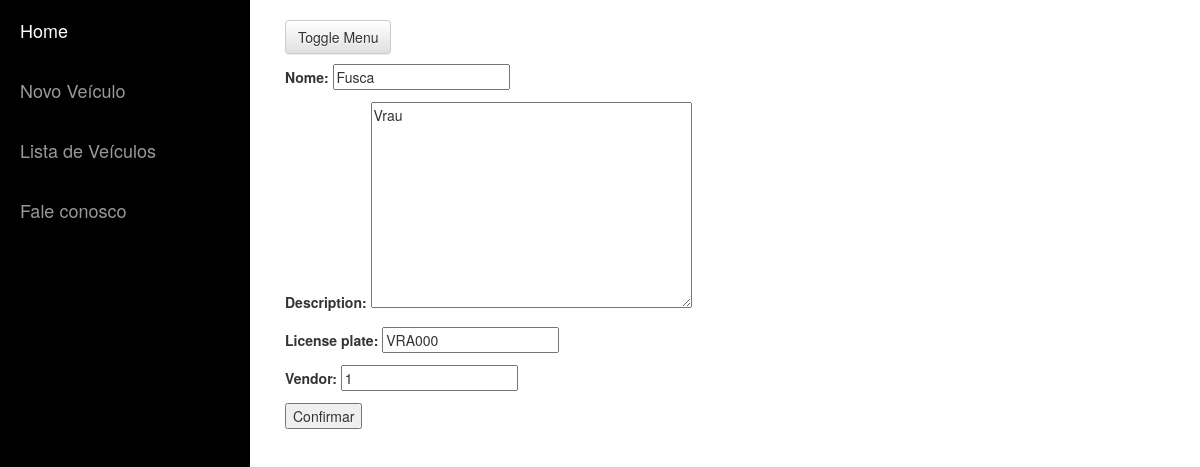
The page /resources/vehicle/3 on the database as committed earlier.
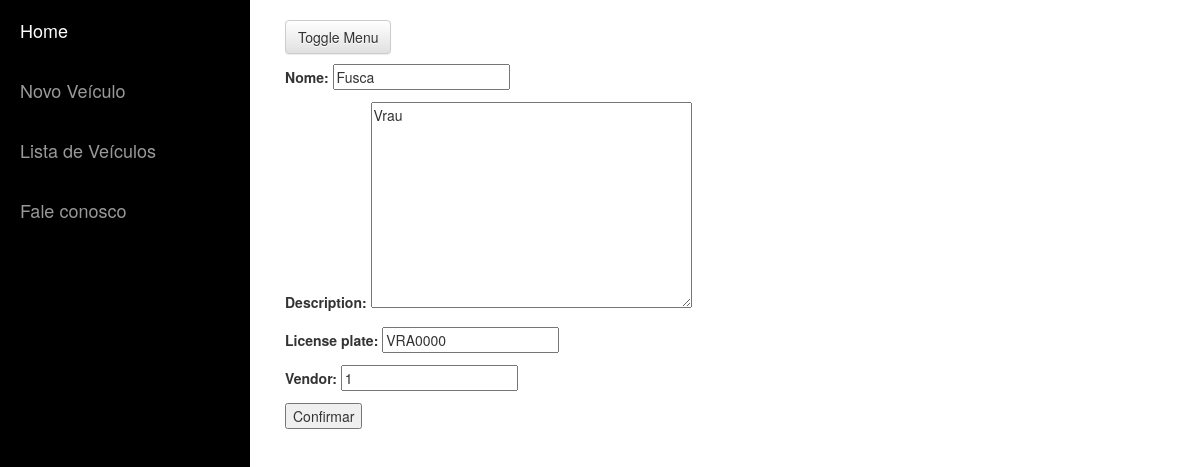
The same page on the database as committed later.
### resources/models.py (models this page shows, shortened)
class Vehicle(models.Model):
    name = models.CharField(verbose_name='Nome', max_length=30) # verbose_name: label no admin
    description = models.TextField(null=True, blank=True)
    vendor = models.IntegerField(null=True)
    license_plate = models.CharField(max_length=7, default='')
    manufacture_year = models.DateField(default=date.today())
    is_active = models.BooleanField(default=True)
    manufacturer = models.ForeignKey('Manufacturer', null=True)
    usecontrols = models.ManyToManyField(Driver, through='UseControl')

### resources/views.py (the view)
# urls.py: url(r'^vehicle/(?P<pk>\d+)$', VehicleUpdate.as_view(), \
class VehicleUpdate(UpdateView):
    model = Vehicle
    success_url = reverse_lazy('vehicle_list')
    template_name = 'vehicle_form.html'
    fields = ['name', 'description', 'license_plate', 'vendor']

### fleet_control/templates/vehicle_form.html (shortened to what this page needs)
{% extends "base.html" %}
{% block content %}
  <form class="form-inline" action="" method="post">{% csrf_token %}
      {{ form.as_p }}
      <input type="submit" value="Confirmar" />
  </form>
{% endblock %}

Rows that differ between the two databases and show on the page:
changed Vehicle "Fusca": license_plate "VRA000" → "VRA0000"
